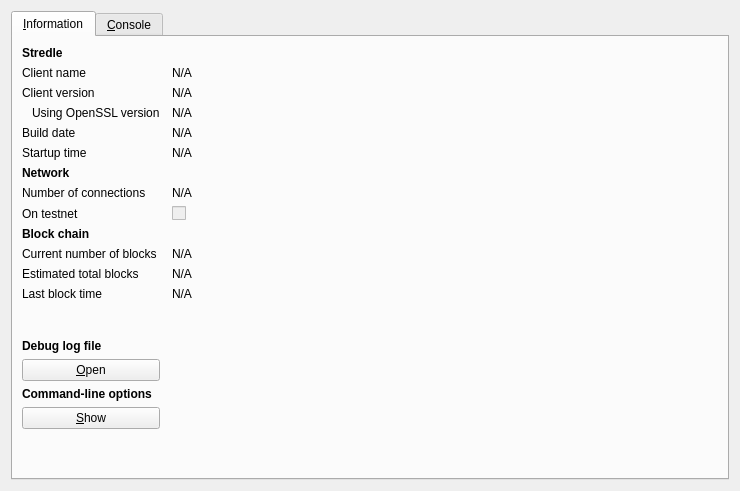
<?xml version="1.0" encoding="UTF-8"?>
<ui version="4.0">
 <class>RPCConsole</class>
 <widget class="QDialog" name="RPCConsole">
  <property name="geometry">
   <rect>
    <x>0</x>
    <y>0</y>
    <width>740</width>
    <height>491</height>
   </rect>
  </property>
  <property name="windowTitle">
   <string>Stredle - Debug window</string>
  </property>
  <layout class="QVBoxLayout" name="verticalLayout_2">
   <item>
    <widget class="QTabWidget" name="tabWidget">
     <property name="currentIndex">
      <number>0</number>
     </property>
     <widget class="QWidget" name="tab_info">
      <attribute name="title">
       <string>&amp;Information</string>
      </attribute>
      <layout class="QGridLayout" name="gridLayout" columnstretch="0,1">
       <property name="horizontalSpacing">
        <number>12</number>
       </property>
       <item row="0" column="0">
        <widget class="QLabel" name="label_9">
         <property name="font">
          <font>
           <weight>75</weight>
           <bold>true</bold>
          </font>
         </property>
         <property name="text">
          <string>Stredle</string>
         </property>
        </widget>
       </item>
       <item row="1" column="0">
        <widget class="QLabel" name="label_5">
         <property name="text">
          <string>Client name</string>
         </property>
        </widget>
       </item>
       <item row="1" column="1">
        <widget class="QLabel" name="clientName">
         <property name="cursor">
          <cursorShape>IBeamCursor</cursorShape>
         </property>
         <property name="text">
          <string>N/A</string>
         </property>
         <property name="textFormat">
          <enum>Qt::PlainText</enum>
         </property>
         <property name="textInteractionFlags">
          <set>Qt::LinksAccessibleByMouse|Qt::TextSelectableByKeyboard|Qt::TextSelectableByMouse</set>
         </property>
        </widget>
       </item>
       <item row="2" column="0">
        <widget class="QLabel" name="label_6">
         <property name="text">
          <string>Client version</string>
         </property>
        </widget>
       </item>
       <item row="2" column="1">
        <widget class="QLabel" name="clientVersion">
         <property name="cursor">
          <cursorShape>IBeamCursor</cursorShape>
         </property>
         <property name="text">
          <string>N/A</string>
         </property>
         <property name="textFormat">
          <enum>Qt::PlainText</enum>
         </property>
         <property name="textInteractionFlags">
          <set>Qt::LinksAccessibleByMouse|Qt::TextSelectableByKeyboard|Qt::TextSelectableByMouse</set>
         </property>
        </widget>
       </item>
       <item row="3" column="0">
        <widget class="QLabel" name="label_14">
         <property name="text">
          <string>Using OpenSSL version</string>
         </property>
         <property name="indent">
          <number>10</number>
         </property>
        </widget>
       </item>
       <item row="3" column="1">
        <widget class="QLabel" name="openSSLVersion">
         <property name="cursor">
          <cursorShape>IBeamCursor</cursorShape>
         </property>
         <property name="text">
          <string>N/A</string>
         </property>
         <property name="textFormat">
          <enum>Qt::PlainText</enum>
         </property>
         <property name="textInteractionFlags">
          <set>Qt::LinksAccessibleByMouse|Qt::TextSelectableByKeyboard|Qt::TextSelectableByMouse</set>
         </property>
        </widget>
       </item>
       <item row="4" column="0">
        <widget class="QLabel" name="label_12">
         <property name="text">
          <string>Build date</string>
         </property>
        </widget>
       </item>
       <item row="4" column="1">
        <widget class="QLabel" name="buildDate">
         <property name="cursor">
          <cursorShape>IBeamCursor</cursorShape>
         </property>
         <property name="text">
          <string>N/A</string>
         </property>
         <property name="textFormat">
          <enum>Qt::PlainText</enum>
         </property>
         <property name="textInteractionFlags">
          <set>Qt::LinksAccessibleByMouse|Qt::TextSelectableByKeyboard|Qt::TextSelectableByMouse</set>
         </property>
        </widget>
       </item>
       <item row="5" column="0">
        <widget class="QLabel" name="label_13">
         <property name="text">
          <string>Startup time</string>
         </property>
        </widget>
       </item>
       <item row="5" column="1">
        <widget class="QLabel" name="startupTime">
         <property name="cursor">
          <cursorShape>IBeamCursor</cursorShape>
         </property>
         <property name="text">
          <string>N/A</string>
         </property>
         <property name="textFormat">
          <enum>Qt::PlainText</enum>
         </property>
         <property name="textInteractionFlags">
          <set>Qt::LinksAccessibleByMouse|Qt::TextSelectableByKeyboard|Qt::TextSelectableByMouse</set>
         </property>
        </widget>
       </item>
       <item row="6" column="0">
        <widget class="QLabel" name="label_11">
         <property name="font">
          <font>
           <weight>75</weight>
           <bold>true</bold>
          </font>
         </property>
         <property name="text">
          <string>Network</string>
         </property>
        </widget>
       </item>
       <item row="7" column="0">
        <widget class="QLabel" name="label_7">
         <property name="text">
          <string>Number of connections</string>
         </property>
        </widget>
       </item>
       <item row="7" column="1">
        <widget class="QLabel" name="numberOfConnections">
         <property name="cursor">
          <cursorShape>IBeamCursor</cursorShape>
         </property>
         <property name="text">
          <string>N/A</string>
         </property>
         <property name="textFormat">
          <enum>Qt::PlainText</enum>
         </property>
         <property name="textInteractionFlags">
          <set>Qt::LinksAccessibleByMouse|Qt::TextSelectableByKeyboard|Qt::TextSelectableByMouse</set>
         </property>
        </widget>
       </item>
       <item row="8" column="0">
        <widget class="QLabel" name="label_8">
         <property name="text">
          <string>On testnet</string>
         </property>
        </widget>
       </item>
       <item row="8" column="1">
        <widget class="QCheckBox" name="isTestNet">
         <property name="enabled">
          <bool>false</bool>
         </property>
         <property name="text">
          <string/>
         </property>
        </widget>
       </item>
       <item row="9" column="0">
        <widget class="QLabel" name="label_10">
         <property name="font">
          <font>
           <weight>75</weight>
           <bold>true</bold>
          </font>
         </property>
         <property name="text">
          <string>Block chain</string>
         </property>
        </widget>
       </item>
       <item row="10" column="0">
        <widget class="QLabel" name="label_3">
         <property name="text">
          <string>Current number of blocks</string>
         </property>
        </widget>
       </item>
       <item row="10" column="1">
        <widget class="QLabel" name="numberOfBlocks">
         <property name="cursor">
          <cursorShape>IBeamCursor</cursorShape>
         </property>
         <property name="text">
          <string>N/A</string>
         </property>
         <property name="textFormat">
          <enum>Qt::PlainText</enum>
         </property>
         <property name="textInteractionFlags">
          <set>Qt::LinksAccessibleByMouse|Qt::TextSelectableByKeyboard|Qt::TextSelectableByMouse</set>
         </property>
        </widget>
       </item>
       <item row="11" column="0">
        <widget class="QLabel" name="label_4">
         <property name="text">
          <string>Estimated total blocks</string>
         </property>
        </widget>
       </item>
       <item row="11" column="1">
        <widget class="QLabel" name="totalBlocks">
         <property name="cursor">
          <cursorShape>IBeamCursor</cursorShape>
         </property>
         <property name="text">
          <string>N/A</string>
         </property>
         <property name="textFormat">
          <enum>Qt::PlainText</enum>
         </property>
         <property name="textInteractionFlags">
          <set>Qt::LinksAccessibleByMouse|Qt::TextSelectableByKeyboard|Qt::TextSelectableByMouse</set>
         </property>
        </widget>
       </item>
       <item row="12" column="0">
        <widget class="QLabel" name="label_2">
         <property name="text">
          <string>Last block time</string>
         </property>
        </widget>
       </item>
       <item row="12" column="1">
        <widget class="QLabel" name="lastBlockTime">
         <property name="cursor">
          <cursorShape>IBeamCursor</cursorShape>
         </property>
         <property name="text">
          <string>N/A</string>
         </property>
         <property name="textFormat">
          <enum>Qt::PlainText</enum>
         </property>
         <property name="textInteractionFlags">
          <set>Qt::LinksAccessibleByMouse|Qt::TextSelectableByKeyboard|Qt::TextSelectableByMouse</set>
         </property>
        </widget>
       </item>
       <item row="13" column="0">
        <spacer name="verticalSpacer_2">
         <property name="orientation">
          <enum>Qt::Vertical</enum>
         </property>
         <property name="sizeHint" stdset="0">
          <size>
           <width>20</width>
           <height>20</height>
          </size>
         </property>
        </spacer>
       </item>
       <item row="14" column="0">
        <widget class="QLabel" name="labelDebugLogfile">
         <property name="font">
          <font>
           <weight>75</weight>
           <bold>true</bold>
          </font>
         </property>
         <property name="text">
          <string>Debug log file</string>
         </property>
        </widget>
       </item>
       <item row="15" column="0">
        <widget class="QPushButton" name="openDebugLogfileButton">
         <property name="toolTip">
          <string>Open the Stredle debug log file from the current data directory. This can take a few seconds for large log files.</string>
         </property>
         <property name="text">
          <string>&amp;Open</string>
         </property>
         <property name="autoDefault">
          <bool>false</bool>
         </property>
        </widget>
       </item>
       <item row="16" column="0">
        <widget class="QLabel" name="labelCLOptions">
         <property name="font">
          <font>
           <weight>75</weight>
           <bold>true</bold>
          </font>
         </property>
         <property name="text">
          <string>Command-line options</string>
         </property>
        </widget>
       </item>
       <item row="17" column="0">
        <widget class="QPushButton" name="showCLOptionsButton">
         <property name="toolTip">
          <string>Show the Stredle-Qt help message to get a list with possible Stredle command-line options.</string>
         </property>
         <property name="text">
          <string>&amp;Show</string>
         </property>
         <property name="autoDefault">
          <bool>false</bool>
         </property>
        </widget>
       </item>
       <item row="18" column="0">
        <spacer name="verticalSpacer">
         <property name="orientation">
          <enum>Qt::Vertical</enum>
         </property>
         <property name="sizeHint" stdset="0">
          <size>
           <width>20</width>
           <height>40</height>
          </size>
         </property>
        </spacer>
       </item>
      </layout>
     </widget>
     <widget class="QWidget" name="tab_console">
      <attribute name="title">
       <string>&amp;Console</string>
      </attribute>
      <layout class="QVBoxLayout" name="verticalLayout_3">
       <property name="spacing">
        <number>3</number>
       </property>
       <item>
        <widget class="QTextEdit" name="messagesWidget">
         <property name="minimumSize">
          <size>
           <width>0</width>
           <height>100</height>
          </size>
         </property>
         <property name="readOnly">
          <bool>true</bool>
         </property>
         <property name="tabKeyNavigation" stdset="0">
          <bool>false</bool>
         </property>
         <property name="columnCount" stdset="0">
          <number>2</number>
         </property>
        </widget>
       </item>
       <item>
        <layout class="QHBoxLayout" name="horizontalLayout">
         <property name="spacing">
          <number>3</number>
         </property>
         <item>
          <widget class="QLabel" name="label">
           <property name="text">
            <string notr="true">&gt;</string>
           </property>
          </widget>
         </item>
         <item>
          <widget class="QLineEdit" name="lineEdit"/>
         </item>
         <item>
          <widget class="QPushButton" name="clearButton">
           <property name="maximumSize">
            <size>
             <width>24</width>
             <height>24</height>
            </size>
           </property>
           <property name="toolTip">
            <string>Clear console</string>
           </property>
           <property name="text">
            <string/>
           </property>
           <property name="icon">
            <iconset resource="../bitcoin.qrc">
             <normaloff>:/icons/remove</normaloff>:/icons/remove</iconset>
           </property>
           <property name="shortcut">
            <string notr="true">Ctrl+L</string>
           </property>
           <property name="autoDefault">
            <bool>false</bool>
           </property>
          </widget>
         </item>
        </layout>
       </item>
      </layout>
     </widget>
    </widget>
   </item>
  </layout>
 </widget>
 <resources>
  <include location="../bitcoin.qrc"/>
 </resources>
 <connections/>
</ui>
